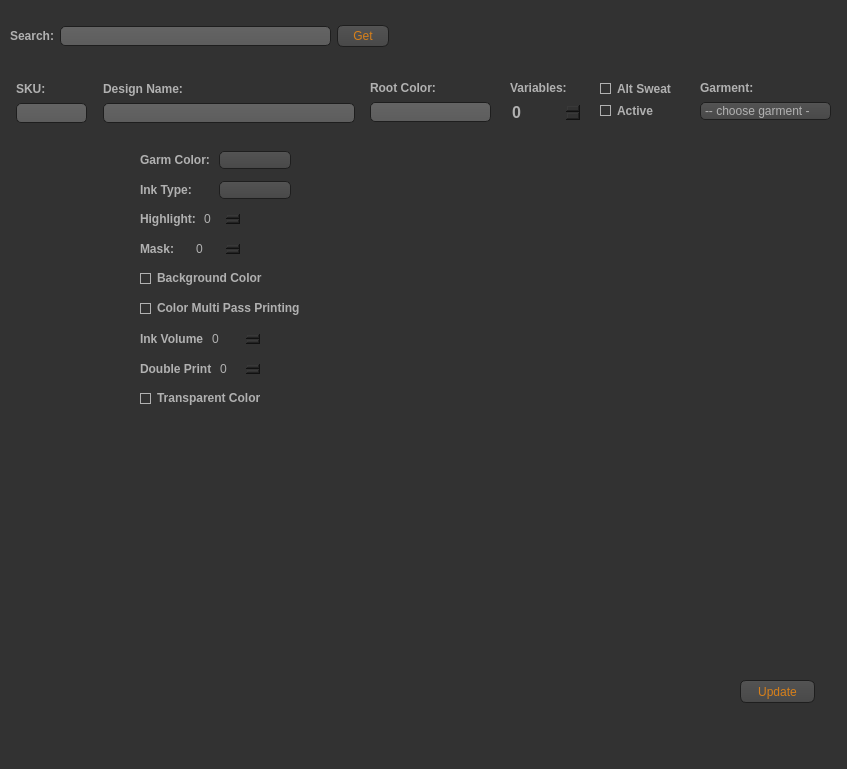
<?xml version="1.0" encoding="UTF-8"?>
<ui version="4.0">
 <class>MainWindow</class>
 <widget class="QMainWindow" name="MainWindow">
  <property name="geometry">
   <rect>
    <x>0</x>
    <y>0</y>
    <width>847</width>
    <height>769</height>
   </rect>
  </property>
  <property name="windowTitle">
   <string>Products, products, products for everyone.</string>
  </property>
  <property name="windowIcon">
   <iconset resource="resources.qrc">
    <normaloff>:/images/images/icon.png</normaloff>:/images/images/icon.png</iconset>
  </property>
  <property name="styleSheet">
   <string notr="true">QLabel
{
/*	color: rgb(170, 0, 0);*/
	color: rgb(0, 0, 0);
	font-weight: bold;
	font-size: 12px;
}
QToolTip
{
	 border: 1px solid black;
	 background-color: #ffa02f;
	 padding: 1px;
	 border-radius: 3px;
	 opacity: 100;
}

QWidget
{
	color: #b1b1b1;
	background-color: #323232;
	border: none;
	outline: none;
}

QWidget:item:hover
{
	background-color: QLinearGradient( x1: 0, y1: 0, x2: 0, y2: 1, stop: 0 #ffa02f, stop: 1 #ca0619);
	color: #000000;
}

QWidget:item:selected
{
	background-color: QLinearGradient( x1: 0, y1: 0, x2: 0, y2: 1, stop: 0 #ffa02f, stop: 1 #d7801a);
}

QMenuBar::item
{
	background: transparent;
}

QMenuBar::item:selected
{
	background: transparent;
	border: 1px solid #ffaa00;
}

QMenuBar::item:pressed
{
	background: #444;
	border: 1px solid #000;
	background-color: QLinearGradient(
		x1:0, y1:0,
		x2:0, y2:1,
		stop:1 #212121,
		stop:0.4 #343434/*,
		stop:0.2 #343434,
		stop:0.1 #ffaa00*/
	);
	margin-bottom:-1px;
	padding-bottom:1px;
}

QMenu
{
	border: 1px solid #000;
}

QMenu::item
{
	padding: 2px 20px 2px 20px;
}

QMenu::item:selected
{
	color: #000000;
}

QWidget:disabled
{
	color: #404040;
	background-color: #323232;
}

QAbstractItemView
{
	background-color: QLinearGradient( x1: 0, y1: 0, x2: 0, y2: 1, stop: 0 #4d4d4d, stop: 0.1 #646464, stop: 1 #5d5d5d);
}

QWidget:focus
{
	/*border: 2px solid QLinearGradient( x1: 0, y1: 0, x2: 0, y2: 1, stop: 0 #ffa02f, stop: 1 #d7801a);*/
}

QLineEdit
{
	background-color: QLinearGradient( x1: 0, y1: 0, x2: 0, y2: 1, stop: 0 #4d4d4d, stop: 0 #646464, stop: 1 #5d5d5d);
	padding: 1px;
	border-style: solid;
	border: 1px solid #1e1e1e;
	border-radius: 5;
	font-weight: bold;
	font-size: 12px;
}

QPushButton
{
	color: #d7801a;
	background-color: QLinearGradient( x1: 0, y1: 0, x2: 0, y2: 1, stop: 0 #565656, stop: 0.1 #525252, stop: 0.5 #4e4e4e, stop: 0.9 #4a4a4a, stop: 1 #464646);
	border-width: 1px;
	border-color: #1e1e1e;
	border-style: solid;
	border-radius: 6;
	padding: 3px;
	font-size: 12px;
	padding-left: 5px;
	padding-right: 5px;
}

QPushButton:pressed
{
	background-color: QLinearGradient( x1: 0, y1: 0, x2: 0, y2: 1, stop: 0 #2d2d2d, stop: 0.1 #2b2b2b, stop: 0.5 #292929, stop: 0.9 #282828, stop: 1 #252525);
}

QListView
{
	selection-background-color: #ffaa00;
	background-color: QLinearGradient( x1: 0, y1: 0, x2: 0, y2: 1, stop: 0 #565656, stop: 0.1 #525252, stop: 0.5 #4e4e4e, stop: 0.9 #4a4a4a, stop: 1 #464646);
	border-style: solid;
	border: 1px solid #1e1e1e;
	border-radius: 5;
}

QComboBox
{
	selection-background-color: #ffaa00;
	background-color: QLinearGradient( x1: 0, y1: 0, x2: 0, y2: 1, stop: 0 #565656, stop: 0.1 #525252, stop: 0.5 #4e4e4e, stop: 0.9 #4a4a4a, stop: 1 #464646);
	border-style: solid;
	border: 1px solid #1e1e1e;
	border-radius: 5;
}

QComboBox:hover,QPushButton:hover
{
	border: 2px solid QLinearGradient( x1: 0, y1: 0, x2: 0, y2: 1, stop: 0 #ffa02f, stop: 1 #d7801a);
}


QComboBox:on
{
	padding-top: 3px;
	padding-left: 4px;
	background-color: QLinearGradient( x1: 0, y1: 0, x2: 0, y2: 1, stop: 0 #2d2d2d, stop: 0.1 #2b2b2b, stop: 0.5 #292929, stop: 0.9 #282828, stop: 1 #252525);
	selection-background-color: #ffaa00;
}

QComboBox QAbstractItemView
{
	border: 2px solid darkgray;
	selection-background-color: QLinearGradient( x1: 0, y1: 0, x2: 0, y2: 1, stop: 0 #ffa02f, stop: 1 #d7801a);
}

QComboBox::drop-down
{
	 subcontrol-origin: padding;
	 subcontrol-position: top right;
	 width: 15px;

	 border-left-width: 0px;
	 border-left-color: darkgray;
	 border-left-style: solid; /* just a single line */
	 border-top-right-radius: 3px; /* same radius as the QComboBox */
	 border-bottom-right-radius: 3px;
 }

QComboBox::down-arrow
{
	 image: url(ui/images/down_arrow.png);
}

QGroupBox:focus
{
border: 2px solid QLinearGradient( x1: 0, y1: 0, x2: 0, y2: 1, stop: 0 #ffa02f, stop: 1 #d7801a);
}

QTextEdit:focus
{
	border: 2px solid QLinearGradient( x1: 0, y1: 0, x2: 0, y2: 1, stop: 0 #ffa02f, stop: 1 #d7801a);
}

QScrollBar:horizontal {
	 border: 1px solid #222222;
	 background: QLinearGradient( x1: 0, y1: 0, x2: 0, y2: 1, stop: 0.0 #121212, stop: 0.2 #282828, stop: 1 #484848);
	 height: 7px;
	 margin: 0px 16px 0 16px;
}

QScrollBar::handle:horizontal
{
	  background: QLinearGradient( x1: 0, y1: 0, x2: 1, y2: 0, stop: 0 #ffa02f, stop: 0.5 #d7801a, stop: 1 #ffa02f);
	  min-height: 20px;
	  border-radius: 2px;
}

QScrollBar::add-line:horizontal {
	  border: 1px solid #1b1b19;
	  border-radius: 2px;
	  background: QLinearGradient( x1: 0, y1: 0, x2: 1, y2: 0, stop: 0 #ffa02f, stop: 1 #d7801a);
	  width: 14px;
	  subcontrol-position: right;
	  subcontrol-origin: margin;
}

QScrollBar::sub-line:horizontal {
	  border: 1px solid #1b1b19;
	  border-radius: 2px;
	  background: QLinearGradient( x1: 0, y1: 0, x2: 1, y2: 0, stop: 0 #ffa02f, stop: 1 #d7801a);
	  width: 14px;
	 subcontrol-position: left;
	 subcontrol-origin: margin;
}

QScrollBar::right-arrow:horizontal, QScrollBar::left-arrow:horizontal
{
	  border: 1px solid black;
	  width: 1px;
	  height: 1px;
	  background: white;
}

QScrollBar::add-page:horizontal, QScrollBar::sub-page:horizontal
{
	  background: none;
}

QScrollBar:vertical
{
	  background: QLinearGradient( x1: 0, y1: 0, x2: 1, y2: 0, stop: 0.0 #121212, stop: 0.2 #282828, stop: 1 #484848);
	  width: 7px;
	  margin: 16px 0 16px 0;
	  border: 1px solid #222222;
}

QScrollBar::handle:vertical
{
	  background: QLinearGradient( x1: 0, y1: 0, x2: 0, y2: 1, stop: 0 #ffa02f, stop: 0.5 #d7801a, stop: 1 #ffa02f);
	  min-height: 20px;
	  border-radius: 2px;
}

QScrollBar::add-line:vertical
{
	  border: 1px solid #1b1b19;
	  border-radius: 2px;
	  background: QLinearGradient( x1: 0, y1: 0, x2: 0, y2: 1, stop: 0 #ffa02f, stop: 1 #d7801a);
	  height: 14px;
	  subcontrol-position: bottom;
	  subcontrol-origin: margin;
}

QScrollBar::sub-line:vertical
{
	  border: 1px solid #1b1b19;
	  border-radius: 2px;
	  background: QLinearGradient( x1: 0, y1: 0, x2: 0, y2: 1, stop: 0 #d7801a, stop: 1 #ffa02f);
	  height: 14px;
	  subcontrol-position: top;
	  subcontrol-origin: margin;
}

QScrollBar::up-arrow:vertical, QScrollBar::down-arrow:vertical
{
	  border: 1px solid black;
	  width: 1px;
	  height: 1px;
	  background: white;
}


QScrollBar::add-page:vertical, QScrollBar::sub-page:vertical
{
	  background: none;
}

QTextEdit
{
	background-color: #242424;
}

QPlainTextEdit
{
	background-color: #242424;
}

QHeaderView::section
{
	background-color: QLinearGradient(x1:0, y1:0, x2:0, y2:1, stop:0 #616161, stop: 0.5 #505050, stop: 0.6 #434343, stop:1 #656565);
	color: white;
	padding-left: 4px;
	border: 1px solid #6c6c6c;
}

QCheckBox:disabled
{
color: #414141;
}

QDockWidget::title
{
	text-align: center;
	spacing: 3px; /* spacing between items in the tool bar */
	background-color: QLinearGradient(x1:0, y1:0, x2:0, y2:1, stop:0 #323232, stop: 0.5 #242424, stop:1 #323232);
}

QDockWidget::close-button, QDockWidget::float-button
{
	text-align: center;
	spacing: 1px; /* spacing between items in the tool bar */
	background-color: QLinearGradient(x1:0, y1:0, x2:0, y2:1, stop:0 #323232, stop: 0.5 #242424, stop:1 #323232);
}

QDockWidget::close-button:hover, QDockWidget::float-button:hover
{
	background: #242424;
}

QDockWidget::close-button:pressed, QDockWidget::float-button:pressed
{
	padding: 1px -1px -1px 1px;
}

QMainWindow::separator
{
	background-color: QLinearGradient(x1:0, y1:0, x2:0, y2:1, stop:0 #161616, stop: 0.5 #151515, stop: 0.6 #212121, stop:1 #343434);
	color: white;
	padding-left: 4px;
	border: 1px solid #4c4c4c;
	spacing: 3px; /* spacing between items in the tool bar */
}

QMainWindow::separator:hover
{

	background-color: QLinearGradient(x1:0, y1:0, x2:0, y2:1, stop:0 #d7801a, stop:0.5 #b56c17 stop:1 #ffa02f);
	color: white;
	padding-left: 4px;
	border: 1px solid #6c6c6c;
	spacing: 3px; /* spacing between items in the tool bar */
}

QToolBar::handle
{
	 spacing: 3px; /* spacing between items in the tool bar */
	 background: url(ui/images/handle.png);
}

QMenu::separator
{
	height: 2px;
	background-color: QLinearGradient(x1:0, y1:0, x2:0, y2:1, stop:0 #161616, stop: 0.5 #151515, stop: 0.6 #212121, stop:1 #343434);
	color: white;
	padding-left: 4px;
	margin-left: 10px;
	margin-right: 5px;
}

QProgressBar
{
	border: 2px solid grey;
	border-radius: 5px;
	text-align: center;
}

QProgressBar::chunk
{
	background-color: #d7801a;
	width: 2.15px;
	margin: 0.5px;
}

QTabBar::tab {
	color: #b1b1b1;
	border: 1px solid #444;
	border-bottom-style: none;
	background-color: #323232;
	padding-left: 10px;
	padding-right: 10px;
	padding-top: 3px;
	padding-bottom: 2px;
	margin-right: -1px;
}

QTabWidget::pane {
	border: 1px solid #444;
	top: 1px;
}

QTabBar::tab:last
{
	margin-right: 0; /* the last selected tab has nothing to overlap with on the right */
	border-top-right-radius: 3px;
}

QTabBar::tab:first:!selected
{
 margin-left: 0px; /* the last selected tab has nothing to overlap with on the right */


	border-top-left-radius: 3px;
}

QTabBar::tab:!selected
{
	color: #b1b1b1;
	border-bottom-style: solid;
	margin-top: 3px;
	background-color: QLinearGradient(x1:0, y1:0, x2:0, y2:1, stop:1 #212121, stop:.4 #343434);
}

QTabBar::tab:selected
{
	border-top-left-radius: 3px;
	border-top-right-radius: 3px;
	margin-bottom: 0px;
}

QTabBar::tab:!selected:hover
{
	/*border-top: 2px solid #ffaa00;
	padding-bottom: 3px;*/
	border-top-left-radius: 3px;
	border-top-right-radius: 3px;
	background-color: QLinearGradient(x1:0, y1:0, x2:0, y2:1, stop:1 #212121, stop:0.4 #343434, stop:0.2 #343434, stop:0.1 #ffaa00);
}

QRadioButton::indicator:checked, QRadioButton::indicator:unchecked{
	color: #b1b1b1;
	background-color: #323232;
	border: 1px solid #b1b1b1;
	border-radius: 6px;
}

QRadioButton::indicator:checked
{
	background-color: qradialgradient(
		cx: 0.5, cy: 0.5,
		fx: 0.5, fy: 0.5,
		radius: 1.0,
		stop: 0.25 #ffaa00,
		stop: 0.3 #323232
	);
}

QCheckBox::indicator{
	color: #b1b1b1;
	background-color: #323232;
	border: 1px solid #b1b1b1;
	width: 9px;
	height: 9px;
}

QRadioButton::indicator
{
	border-radius: 6px;
}

QRadioButton::indicator:hover, QCheckBox::indicator:hover
{
	border: 1px solid #ffaa00;
}

QCheckBox::indicator:checked
{
	image: url(ui/images/checkbox.png);
}

QCheckBox::indicator:disabled, QRadioButton::indicator:disabled
{
	border: 1px solid #444;
}            </string>
  </property>
  <widget class="QWidget" name="centralwidget">
   <widget class="QWidget" name="layoutWidget_5">
    <property name="geometry">
     <rect>
      <x>510</x>
      <y>80</y>
      <width>71</width>
      <height>43</height>
     </rect>
    </property>
    <layout class="QVBoxLayout" name="vlay_variable_count">
     <item>
      <widget class="QLabel" name="lbl_variable_count">
       <property name="text">
        <string>Variables:</string>
       </property>
      </widget>
     </item>
     <item>
      <widget class="QSpinBox" name="sbox_variables">
       <property name="font">
        <font>
         <pointsize>12</pointsize>
         <weight>75</weight>
         <bold>true</bold>
        </font>
       </property>
      </widget>
     </item>
    </layout>
   </widget>
   <widget class="QWidget" name="layoutWidget_3">
    <property name="geometry">
     <rect>
      <x>103</x>
      <y>81</y>
      <width>252</width>
      <height>42</height>
     </rect>
    </property>
    <layout class="QVBoxLayout" name="vlay_sku_name">
     <item>
      <widget class="QLabel" name="lbl_root_sku_name">
       <property name="text">
        <string>Design Name:</string>
       </property>
      </widget>
     </item>
     <item>
      <widget class="QLineEdit" name="le_root_sku_name">
       <property name="minimumSize">
        <size>
         <width>250</width>
         <height>0</height>
        </size>
       </property>
       <property name="alignment">
        <set>Qt::AlignCenter</set>
       </property>
      </widget>
     </item>
    </layout>
   </widget>
   <widget class="QWidget" name="layoutWidget">
    <property name="geometry">
     <rect>
      <x>16</x>
      <y>81</y>
      <width>71</width>
      <height>42</height>
     </rect>
    </property>
    <layout class="QVBoxLayout" name="vlay_sku">
     <item>
      <widget class="QLabel" name="lbl_root_sku">
       <property name="text">
        <string>SKU:</string>
       </property>
      </widget>
     </item>
     <item>
      <widget class="QLineEdit" name="le_root_sku">
       <property name="alignment">
        <set>Qt::AlignCenter</set>
       </property>
      </widget>
     </item>
    </layout>
   </widget>
   <widget class="QWidget" name="layoutWidget_2">
    <property name="geometry">
     <rect>
      <x>370</x>
      <y>80</y>
      <width>121</width>
      <height>42</height>
     </rect>
    </property>
    <layout class="QVBoxLayout" name="vlay_root_color">
     <item>
      <widget class="QLabel" name="lbl_root_color">
       <property name="text">
        <string>Root Color:</string>
       </property>
      </widget>
     </item>
     <item>
      <widget class="QLineEdit" name="le_root_color">
       <property name="alignment">
        <set>Qt::AlignCenter</set>
       </property>
      </widget>
     </item>
    </layout>
   </widget>
   <widget class="QWidget" name="layoutWidget">
    <property name="geometry">
     <rect>
      <x>10</x>
      <y>10</y>
      <width>821</width>
      <height>52</height>
     </rect>
    </property>
    <layout class="QHBoxLayout" name="hlay_header">
     <item>
      <layout class="QHBoxLayout" name="hlay_search_bar">
       <item>
        <widget class="QLabel" name="lbl_search">
         <property name="text">
          <string>Search:</string>
         </property>
        </widget>
       </item>
       <item>
        <widget class="QLineEdit" name="le_search_sku">
         <property name="text">
          <string/>
         </property>
        </widget>
       </item>
       <item>
        <widget class="QPushButton" name="btn_test">
         <property name="text">
          <string>   Get   </string>
         </property>
        </widget>
       </item>
       <item>
        <spacer name="horizontalSpacer_2">
         <property name="orientation">
          <enum>Qt::Horizontal</enum>
         </property>
         <property name="sizeHint" stdset="0">
          <size>
           <width>40</width>
           <height>20</height>
          </size>
         </property>
        </spacer>
       </item>
      </layout>
     </item>
     <item>
      <widget class="QLabel" name="lbl_logo">
       <property name="minimumSize">
        <size>
         <width>165</width>
         <height>50</height>
        </size>
       </property>
       <property name="text">
        <string/>
       </property>
       <property name="pixmap">
        <pixmap resource="resources.qrc">:/images/images/pixi_logo_new.png</pixmap>
       </property>
       <property name="alignment">
        <set>Qt::AlignCenter</set>
       </property>
      </widget>
     </item>
    </layout>
   </widget>
   <widget class="QToolButton" name="btn_img">
    <property name="geometry">
     <rect>
      <x>30</x>
      <y>160</y>
      <width>95</width>
      <height>125</height>
     </rect>
    </property>
    <property name="text">
     <string/>
    </property>
   </widget>
   <widget class="QWidget" name="layoutWidget_4">
    <property name="geometry">
     <rect>
      <x>140</x>
      <y>240</y>
      <width>101</width>
      <height>18</height>
     </rect>
    </property>
    <layout class="QHBoxLayout" name="horizontalLayout_3">
     <item>
      <widget class="QLabel" name="lbl_mask">
       <property name="text">
        <string>Mask:</string>
       </property>
      </widget>
     </item>
     <item>
      <widget class="QSpinBox" name="sbox_mask"/>
     </item>
    </layout>
   </widget>
   <widget class="QWidget" name="layoutWidget_6">
    <property name="geometry">
     <rect>
      <x>140</x>
      <y>210</y>
      <width>101</width>
      <height>18</height>
     </rect>
    </property>
    <layout class="QHBoxLayout" name="horizontalLayout_2">
     <item>
      <widget class="QLabel" name="lbl_highlight">
       <property name="text">
        <string>Highlight:</string>
       </property>
      </widget>
     </item>
     <item>
      <widget class="QSpinBox" name="sbox_highlight"/>
     </item>
    </layout>
   </widget>
   <widget class="QWidget" name="layoutWidget_7">
    <property name="geometry">
     <rect>
      <x>140</x>
      <y>180</y>
      <width>151</width>
      <height>20</height>
     </rect>
    </property>
    <layout class="QHBoxLayout" name="horizontalLayout">
     <item>
      <widget class="QLabel" name="label">
       <property name="text">
        <string>Ink Type:</string>
       </property>
      </widget>
     </item>
     <item>
      <widget class="QComboBox" name="cbox_ink_type"/>
     </item>
    </layout>
   </widget>
   <widget class="QWidget" name="layoutWidget_8">
    <property name="geometry">
     <rect>
      <x>140</x>
      <y>330</y>
      <width>121</width>
      <height>18</height>
     </rect>
    </property>
    <layout class="QHBoxLayout" name="horizontalLayout_4">
     <item>
      <widget class="QLabel" name="lbl_ink_vol">
       <property name="text">
        <string>Ink Volume</string>
       </property>
      </widget>
     </item>
     <item>
      <widget class="QSpinBox" name="sbox_ink_vol"/>
     </item>
    </layout>
   </widget>
   <widget class="QCheckBox" name="chk_background">
    <property name="geometry">
     <rect>
      <x>140</x>
      <y>270</y>
      <width>141</width>
      <height>16</height>
     </rect>
    </property>
    <property name="styleSheet">
     <string notr="true">font-weight: bold;
font-size: 12px;
</string>
    </property>
    <property name="text">
     <string>Background Color</string>
    </property>
   </widget>
   <widget class="QCheckBox" name="chk_multi_pass">
    <property name="geometry">
     <rect>
      <x>140</x>
      <y>300</y>
      <width>181</width>
      <height>16</height>
     </rect>
    </property>
    <property name="styleSheet">
     <string notr="true">font-weight: bold;
font-size: 12px;
</string>
    </property>
    <property name="text">
     <string>Color Multi Pass Printing</string>
    </property>
   </widget>
   <widget class="QWidget" name="layoutWidget_9">
    <property name="geometry">
     <rect>
      <x>140</x>
      <y>360</y>
      <width>121</width>
      <height>18</height>
     </rect>
    </property>
    <layout class="QHBoxLayout" name="horizontalLayout_5">
     <item>
      <widget class="QLabel" name="lbl_dbl_print">
       <property name="text">
        <string>Double Print</string>
       </property>
      </widget>
     </item>
     <item>
      <widget class="QSpinBox" name="sbox_dbl_print"/>
     </item>
    </layout>
   </widget>
   <widget class="QCheckBox" name="chk_transparent">
    <property name="geometry">
     <rect>
      <x>140</x>
      <y>390</y>
      <width>141</width>
      <height>16</height>
     </rect>
    </property>
    <property name="styleSheet">
     <string notr="true">font-weight: bold;
font-size: 12px;
</string>
    </property>
    <property name="text">
     <string>Transparent Color</string>
    </property>
   </widget>
   <widget class="QPushButton" name="btn_update">
    <property name="geometry">
     <rect>
      <x>740</x>
      <y>680</y>
      <width>75</width>
      <height>23</height>
     </rect>
    </property>
    <property name="text">
     <string>Update</string>
    </property>
   </widget>
   <widget class="QWidget" name="layoutWidget">
    <property name="geometry">
     <rect>
      <x>600</x>
      <y>80</y>
      <width>80</width>
      <height>41</height>
     </rect>
    </property>
    <layout class="QVBoxLayout" name="verticalLayout">
     <item>
      <widget class="QCheckBox" name="chk_alt_sweat">
       <property name="styleSheet">
        <string notr="true">font-weight: bold;
font-size: 12px;
</string>
       </property>
       <property name="text">
        <string>Alt Sweat</string>
       </property>
      </widget>
     </item>
     <item>
      <widget class="QCheckBox" name="chk_active">
       <property name="styleSheet">
        <string notr="true">font-weight: bold;
font-size: 12px;
</string>
       </property>
       <property name="text">
        <string>Active</string>
       </property>
      </widget>
     </item>
    </layout>
   </widget>
   <widget class="QWidget" name="layoutWidget">
    <property name="geometry">
     <rect>
      <x>700</x>
      <y>80</y>
      <width>131</width>
      <height>40</height>
     </rect>
    </property>
    <layout class="QVBoxLayout" name="verticalLayout_2">
     <item>
      <widget class="QLabel" name="label_2">
       <property name="text">
        <string>Garment:</string>
       </property>
      </widget>
     </item>
     <item>
      <widget class="QComboBox" name="cbox_garm_types">
       <item>
        <property name="text">
         <string>-- choose garment --</string>
        </property>
       </item>
      </widget>
     </item>
    </layout>
   </widget>
   <widget class="QWidget" name="layoutWidget_10">
    <property name="geometry">
     <rect>
      <x>140</x>
      <y>150</y>
      <width>151</width>
      <height>20</height>
     </rect>
    </property>
    <layout class="QHBoxLayout" name="horizontalLayout_6">
     <item>
      <widget class="QLabel" name="lbl_garm_color">
       <property name="text">
        <string>Garm Color:</string>
       </property>
      </widget>
     </item>
     <item>
      <widget class="QComboBox" name="cbox_garm_color"/>
     </item>
    </layout>
   </widget>
  </widget>
  <widget class="QMenuBar" name="menubar">
   <property name="geometry">
    <rect>
     <x>0</x>
     <y>0</y>
     <width>847</width>
     <height>21</height>
    </rect>
   </property>
  </widget>
  <widget class="QStatusBar" name="statusbar"/>
 </widget>
 <tabstops>
  <tabstop>le_search_sku</tabstop>
  <tabstop>btn_test</tabstop>
  <tabstop>le_root_sku</tabstop>
  <tabstop>le_root_sku_name</tabstop>
  <tabstop>le_root_color</tabstop>
  <tabstop>sbox_variables</tabstop>
  <tabstop>chk_active</tabstop>
 </tabstops>
 <resources>
  <include location="resources.qrc"/>
 </resources>
 <connections/>
</ui>
